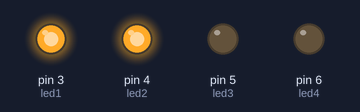
A sketch run on a simulated Arduino Uno, built with avr-gcc and run on an emulated ATmega328P. Parts: output pins drawn as LEDs (lit = HIGH).

Above: at 0.1 s.
At 2.1 s:
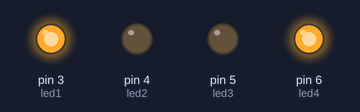
At 4.1 s:
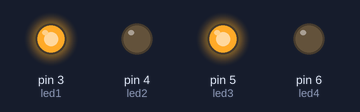
At 8.1 s:
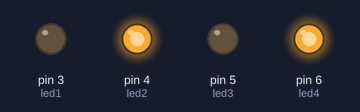
At 12.1 s:
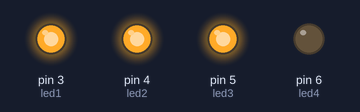
At 16.2 s:
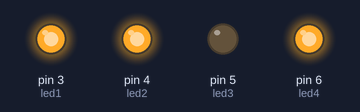
Timing chart, 0 to 40.0 s (numbered marks = the images above):
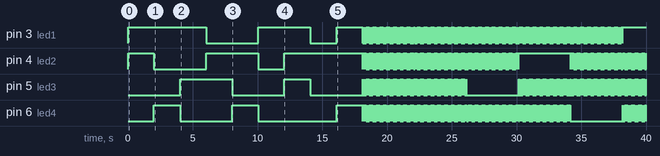

The sketch:

LedMatrix.ino
```cpp
const int led1 = 3;
const int led2 = 4;
const int led3 = 5;
const int led4 = 6;
void setup() {
  pinMode(led1, OUTPUT);
  pinMode(led2, OUTPUT);
  pinMode(led3, OUTPUT);
  pinMode(led4, OUTPUT);
}

void loop() {
    for (int i = 0; i < 200; i++) {
    // все
    digitalWrite(led1, HIGH);
    digitalWrite(led2, HIGH);
    digitalWrite(led3, LOW);
    digitalWrite(led4, LOW);
    delay(10);
  }
  for (int i = 0; i < 200; i++) { // 1
    digitalWrite(led1, HIGH);
    digitalWrite(led2, LOW);
    digitalWrite(led3, LOW);
    digitalWrite(led4, HIGH);
    delay(10);
  }
  delay(10);
  for (int i = 0; i < 200; i++) { // 2
    digitalWrite(led1, HIGH);
    digitalWrite(led2, LOW);
    digitalWrite(led3, HIGH);
    digitalWrite(led4, LOW);
    delay(10);
  }
  delay(10);
  for (int i = 0; i < 200; i++) { // 3
    digitalWrite(led1, LOW);
    digitalWrite(led2, HIGH);
    digitalWrite(led3, HIGH);
    digitalWrite(led4, LOW);
    delay(10);
  }
  delay(10);
  for (int i = 0; i < 200; i++) { // 4
    digitalWrite(led1, LOW);
    digitalWrite(led2, HIGH);
    digitalWrite(led3, LOW);
    digitalWrite(led4, HIGH);
    delay(10);
  }
  delay(10);
  for (int i = 0; i < 200; i++) { // 1.2
    digitalWrite(led1, HIGH);
    digitalWrite(led2, LOW);
    digitalWrite(led3, LOW);
    digitalWrite(led4, LOW);
    delay(10);
  }
  delay(10);
  for (int i = 0; i < 200; i++) { // 2.4
    digitalWrite(led1, HIGH);
    digitalWrite(led2, HIGH);
    digitalWrite(led3, HIGH);
    digitalWrite(led4, LOW);
    delay(10);
  }
  delay(10);
  for (int i = 0; i < 200; i++) { // 3.4
    digitalWrite(led1, LOW);
    digitalWrite(led2, HIGH);
    digitalWrite(led3, LOW);
    digitalWrite(led4, LOW);
    delay(10);

  }
  delay(10);
  for (int i = 0; i < 200; i++) { // 1.3
    digitalWrite(led1, HIGH);
    digitalWrite(led2, HIGH);
    digitalWrite(led3, LOW);
    digitalWrite(led4, HIGH);
    delay(10);
  }
  delay(10);
  for (int i = 0; i < 200; i++) {
    // 2.3
    digitalWrite(led1, LOW);
    digitalWrite(led2, HIGH);
    digitalWrite(led3, LOW);
    digitalWrite(led4, HIGH);
    delay(10);
    digitalWrite(led1, HIGH);
    digitalWrite(led2, LOW);
    digitalWrite(led3, HIGH);
    digitalWrite(led4, LOW);
    delay(10);
  }

  delay(10);
  for (int i = 0; i < 200; i++) {
    // 1.4
    digitalWrite(led1, LOW);
    digitalWrite(led2, HIGH);
    digitalWrite(led3, HIGH);
    digitalWrite(led4, LOW);
    delay(10);
    digitalWrite(led1, HIGH);
    digitalWrite(led2, LOW);
    digitalWrite(led3, LOW);
    digitalWrite(led4, HIGH);
    delay(10);
  }
  delay(10);
  for (int i = 0; i < 200; i++) {
    //1.2.3
    digitalWrite(led1, HIGH);
    digitalWrite(led2, LOW);
    digitalWrite(led3, LOW);
    digitalWrite(led4, LOW);
    delay(10);
    digitalWrite(led1, LOW);
    digitalWrite(led2, HIGH);
    digitalWrite(led3, LOW);
    digitalWrite(led4, HIGH);
    delay(10);
  }
  for (int i = 0; i < 200; i++) {
    // 2.3.4
    digitalWrite(led1, HIGH);
    digitalWrite(led2, HIGH);
    digitalWrite(led3, LOW);
    digitalWrite(led4, HIGH);
    delay(10);
    digitalWrite(led1, LOW);
    digitalWrite(led2, HIGH);
    digitalWrite(led3, HIGH);
    digitalWrite(led4, LOW);
    delay(10);
  }
    delay(10);
    for (int i = 0; i < 200; i++) {
    // 3.4.1
    digitalWrite(led1, LOW);
    digitalWrite(led2, HIGH);
    digitalWrite(led3, LOW);
    digitalWrite(led4, LOW);
    delay(10);
    digitalWrite(led1, HIGH);
    digitalWrite(led2, LOW);
    digitalWrite(led3, HIGH);
    digitalWrite(led4, LOW);
    delay(10);
  }
    delay(10);
  for (int i = 0; i < 200; i++) {
    // 4.1.2
    digitalWrite(led1, HIGH);
    digitalWrite(led2, HIGH);
    digitalWrite(led3, HIGH);
    digitalWrite(led4, LOW);
    delay(10);
    digitalWrite(led1, HIGH);
    digitalWrite(led2, LOW);
    digitalWrite(led3, LOW);
    digitalWrite(led4, HIGH);
    delay(10);
  }
  delay(10);
  for (int i = 0; i < 200; i++) {
    // не горят
    digitalWrite(led1, LOW);
    digitalWrite(led2, LOW);
    digitalWrite(led3, LOW);
    digitalWrite(led4, LOW);
    delay(10);
  }
}
```

Measured:
- by itself, pin 3 (led1): LOW → HIGH at 0.00 s, → LOW 6.0 s later, → HIGH 4.0 s later, → LOW 4.0 s later, … (2003 changes in this stretch)
- by itself, pin 4 (led2): LOW → HIGH at 0.00 s, → LOW 2.0 s later, → HIGH 4.0 s later, → LOW 4.0 s later, … (1782 changes in this stretch)
- by itself, pin 5 (led3): LOW → HIGH at 4.0 s, → LOW 4.0 s later, → HIGH 4.0 s later, → LOW 2.0 s later, … (1780 changes in this stretch)
- by itself, pin 6 (led4): LOW → HIGH at 2.0 s, → LOW 2.0 s later, → HIGH 4.0 s later, → LOW 2.0 s later, … (1781 changes in this stretch)
